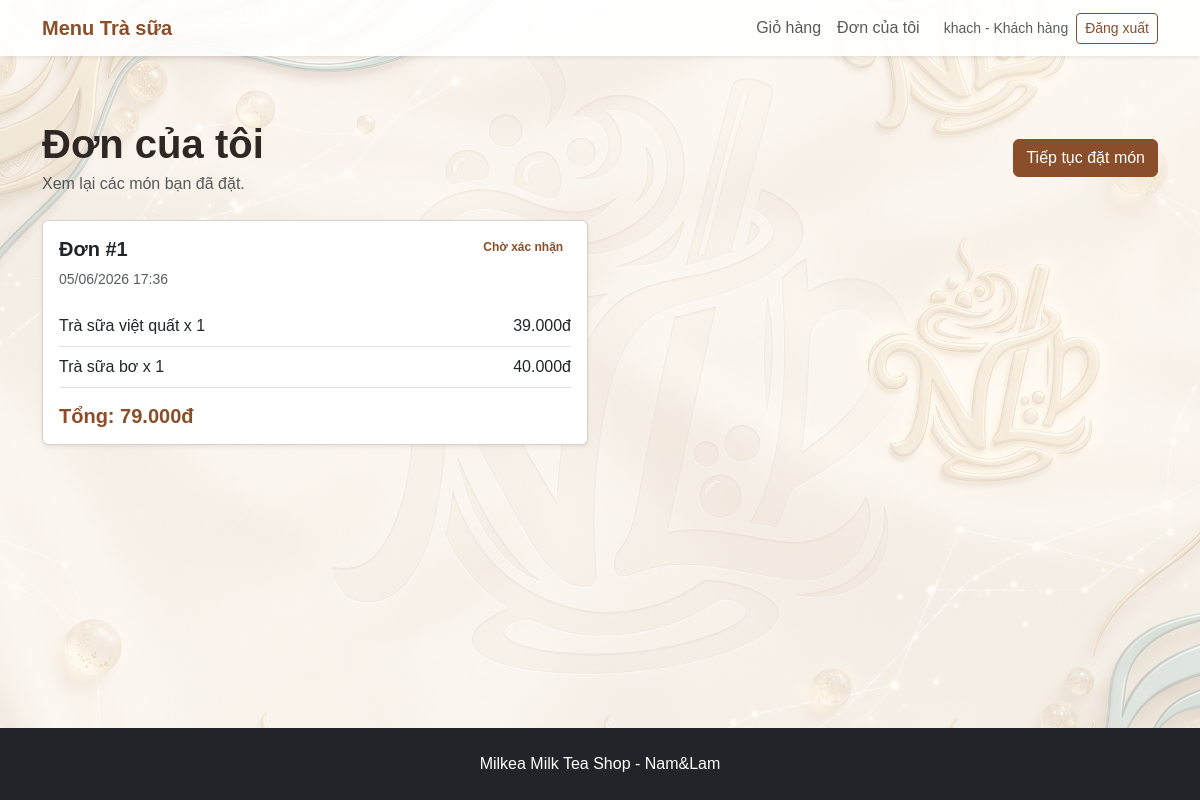
Page /my-orders (signed in) on the earlier database version.
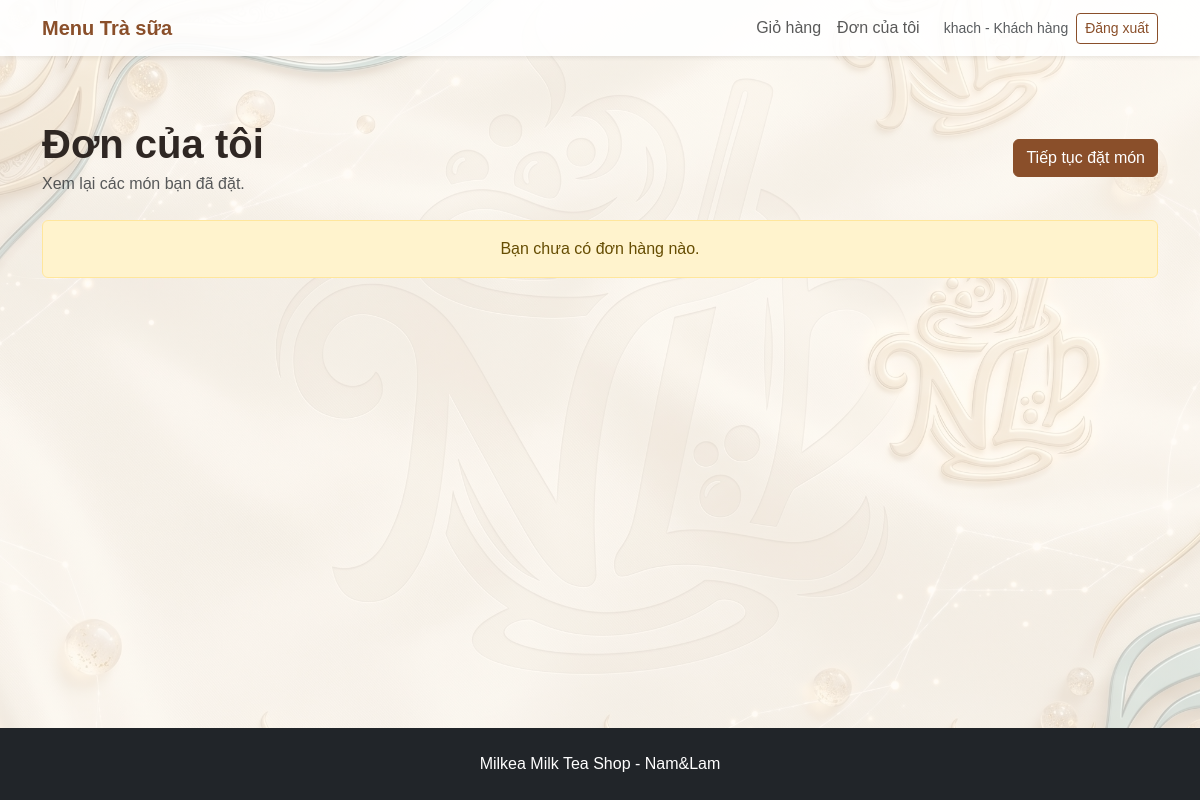
Same page on the later database version.
### milk_tea_shop/models.py (models this page shows)
class Order(db.Model):
    __tablename__ = "orders"
    id = db.Column(db.Integer, primary_key=True)
    user_id = db.Column(db.Integer, db.ForeignKey("users.id"), nullable=True)
    customer_name = db.Column(db.String(120), default="")
    phone = db.Column(db.String(30), default="")
    address = db.Column(db.String(255), default="")
    note = db.Column(db.Text, default="")
    total_price = db.Column(db.Integer, default=0)
    status = db.Column(db.String(50), default="Chờ xác nhận")
    created_at = db.Column(db.DateTime, default=datetime.utcnow)
    items = db.relationship("OrderItem", backref="order", lazy=True, cascade="all, delete-orphan")

class OrderItem(db.Model):
    __tablename__ = "order_items"
    id = db.Column(db.Integer, primary_key=True)
    order_id = db.Column(db.Integer, db.ForeignKey("orders.id"), nullable=False)
    product_id = db.Column(db.Integer, db.ForeignKey("products.id"), nullable=False)
    quantity = db.Column(db.Integer, default=1)
    price = db.Column(db.Integer, nullable=False)

class Product(db.Model):
    __tablename__ = "products"
    id = db.Column(db.Integer, primary_key=True)
    name = db.Column(db.String(120), nullable=False)
    category = db.Column(db.String(80), nullable=False)
    size = db.Column(db.String(50), default="M/L")
    topping = db.Column(db.String(120), default="Không")
    price = db.Column(db.Integer, nullable=False)
    description = db.Column(db.Text, default="")
    image = db.Column(db.String(255), default="")
    order_items = db.relationship("OrderItem", backref="product", lazy=True)

### milk_tea_shop/routes.py (the view)
@main_bp.route("/my-orders")
def my_orders():
    if not check_user():
        return redirect(url_for("main.login"))
    orders = Order.query.filter_by(
        user_id=session.get("user_id")
    ).order_by(Order.created_at.desc()).all()
    return render_template("my_orders.html", orders=orders)

### milk_tea_shop/routes.py (called while the page is built)
def money(number):
    return f"{number:,.0f}đ".replace(",", ".")

@main_bp.app_context_processor
def send_data_to_html():
    cart = session.get("cart", {})
    cart_count = 0
    for quantity in cart.values():
        try:
            cart_count += int(quantity)
        except:
            pass
    return {
        "money": money,
        "cart_count": cart_count
    }

def check_user():
    if "user_id" not in session:
        flash("Vui lòng đăng nhập trước.", "warning")
        return False
    if session.get("role") == "admin":
        flash("Admin chỉ dùng trang quản lý.", "warning")
        return False
    return True

### milk_tea_shop/templates/my_orders.html (shortened to what this page needs)
{% extends "base.html" %}
{% block content %}
<section class="container py-5">
    <div class="d-flex justify-content-between align-items-center mb-4">
        <div>
            <h1 class="fw-bold mb-1">Đơn của tôi</h1>
            <p class="text-muted mb-0">Xem lại các món bạn đã đặt.</p>
        </div>
        <a href="{{ url_for('main.menu') }}" class="btn btn-brown">Tiếp tục đặt món</a>
    </div>
    <div class="row g-4">
        {% for o in orders %}
        <div class="col-md-6">
            <div class="card shadow-sm h-100 order-history-card">
                <div class="card-body">
                    <div class="d-flex justify-content-between align-items-start mb-2">
                        <h5 class="fw-bold mb-0">Đơn #{{ o.id }}</h5>
                        <span class="badge bg-brown-light text-brown">{{ o.status }}</span>
                    </div>
                    <p class="text-muted small mb-3">{{ o.created_at.strftime('%d/%m/%Y %H:%M') }}</p>
                    {% for item in o.items %}
                    <div class="d-flex justify-content-between border-bottom py-2">
                        <span>{{ item.product.name }} x {{ item.quantity }}</span>
                        <span>{{ money(item.price * item.quantity) }}</span>
                    </div>
                    {% endfor %}
                    <h5 class="text-brown fw-bold mt-3 mb-0">Tổng: {{ money(o.total_price) }}</h5>
                </div>
            </div>
        </div>
        {% else %}
        <div class="col-12">
            <div class="alert alert-warning text-center">Bạn chưa có đơn hàng nào.</div>
        </div>
        {% endfor %}
    </div>
</section>
{% endblock %}

Differences in the rows shown:
removed Order: id "1", status "Chờ xác nhận", created_at "05/06/2026 17:36", total_price "79.000đ"
removed OrderItem: product.name "Trà sữa việt quất", quantity "1", money(item.price*item.quantity) "39.000đ"
removed OrderItem: product.name "Trà sữa bơ", quantity "1", money(item.price*item.quantity) "40.000đ"
Other differences:
text now shown: "Bạn chưa có đơn hàng nào."
